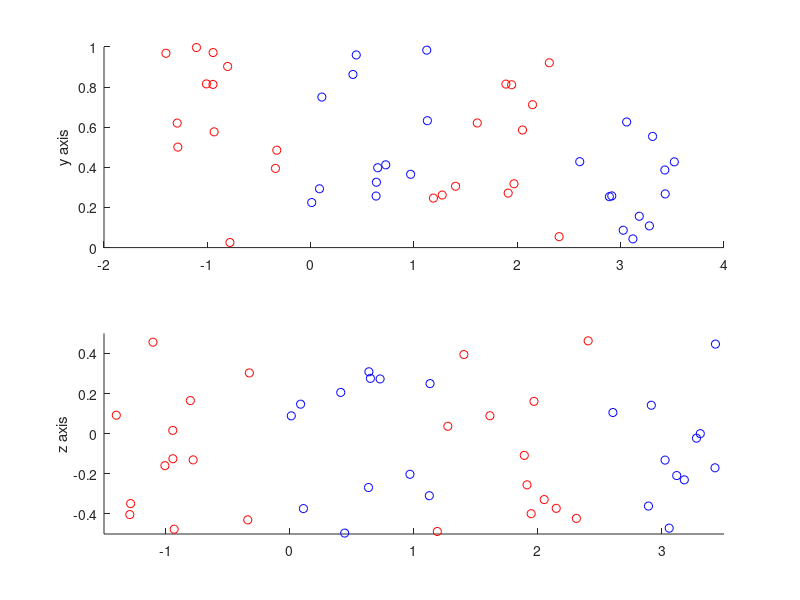

This chart was generated by the following MATLAB code:
close all
clear
clc

% Load files
dd0_0 = load('outp0_cell_0.dat');
dd0_1 = load('outp0_cell_1.dat');
dd0_2 = load('outp0_cell_2.dat');
dd0_3 = load('outp0_cell_3.dat');

dd1_0 = load('outp1_cell_0.dat');
dd1_1 = load('outp1_cell_1.dat');
dd1_2 = load('outp1_cell_2.dat');
dd1_3 = load('outp1_cell_3.dat'); 

% Extract stuff from here
figure
subplot(2,1,1)
hold on
plot(dd0_0(:,2), dd0_0(:,3), 'or')
plot(dd0_1(:,2), dd0_1(:,3), 'ob')
plot(dd0_2(:,2), dd0_2(:,3), 'or')
plot(dd0_3(:,2), dd0_3(:,3), 'ob')

ylabel('y axis')

xlim([-2,4])
ylim([0,1])

subplot(2,1,2)
hold on
plot(dd0_0(:,2), dd0_0(:,4), 'or')
plot(dd0_1(:,2), dd0_1(:,4), 'ob')
plot(dd0_2(:,2), dd0_2(:,4), 'or')
plot(dd0_3(:,2), dd0_3(:,4), 'ob')

ylabel('z axis')
xlim([-1.5,3.5])
ylim([-0.5,0.5])



